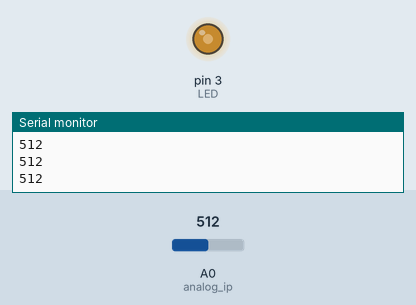
Bench run of a sketch on a simulated Arduino Uno, built with avr-gcc and run on an emulated ATmega328P. On the bench: output pins drawn as LEDs (lit = HIGH), the last lines printed to the serial monitor. The inputs (shaded band) are chosen by the test bench; at power-on: A0 (analog_ip) = 512.

Above: at 1.3 s.
1.4 s: A0 (analog_ip) set to 716
At 1.9 s:
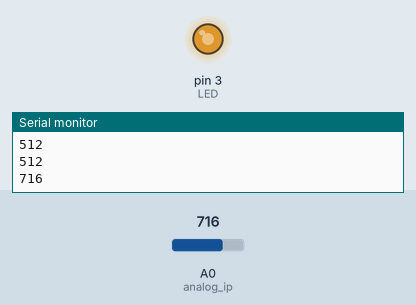
3.0 s: A0 (analog_ip) set to 900
At 4.2 s:
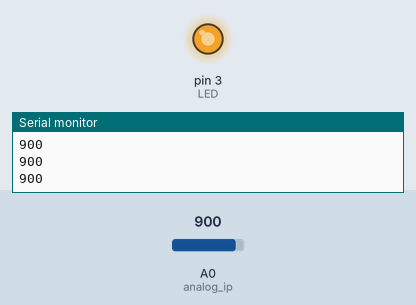
4.5 s: A0 (analog_ip) set to 122
At 5.5 s:
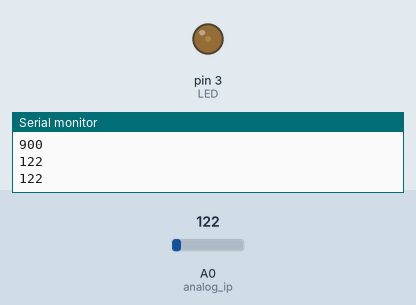
6.0 s: A0 (analog_ip) set to 0
At 6.7 s:
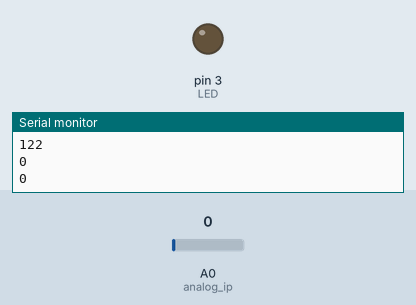
Timing chart, 0 to 8.5 s (numbered marks = the images above; inputs shaded):
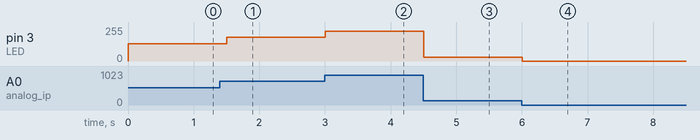

Measured:
- after the input at 1.4 s, pin 3 (LED): 128/255 → 179/255 after 0.10 s
- after the input at 3.0 s, pin 3 (LED): 179/255 → 225/255 at once
- after the input at 4.5 s, pin 3 (LED): 225/255 → 30/255 at once
- after the input at 6.0 s, pin 3 (LED): 30/255 → 0/255 at once

The sketch:

ex5.ino
```cpp
const int analog_ip = A0;
const int LED = 3;
int inputVal = 0;

void setup() {
  pinMode(LED, OUTPUT);
  Serial.begin(9600);
}

void loop() {
  inputVal = analogRead(analog_ip);
  Serial.println(inputVal);
  analogWrite(LED, inputVal/4);
  delay(500);
}
```
